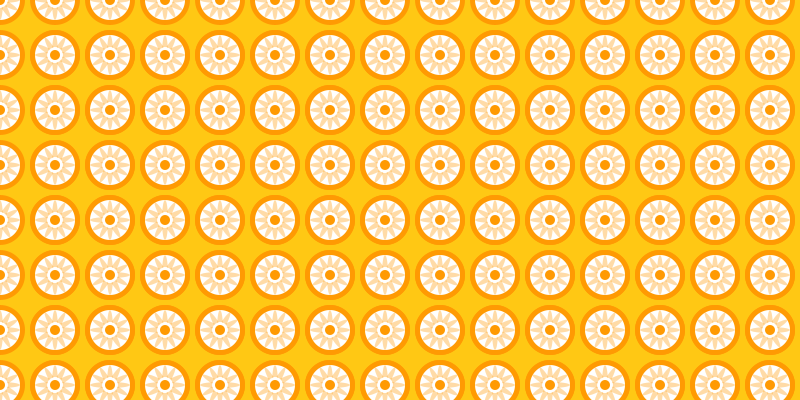
Frame 1 (no input)
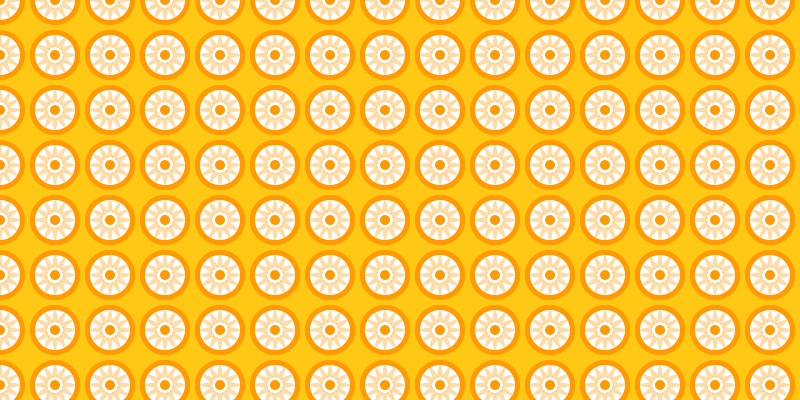
Frame 2 (the mouse pressed at the canvas centre, redrawn once)

The Processing sketch that drew these frames (run headless with seeded random() and noise(); the mouse was pressed at the canvas centre and the sketch redrawn once):

// Processing sketch: processing_24325
// ── processing_24325.pde

//import processing.pdf.*;

///////////////////////////////////////////////
/// Written by Jason Wang, 19th MAR 2011 ///
///////////////////////////////////////////////


int patternSeperationX = 55;
int patternSeperationY = 55;


void setup(){
  size(800,400);
  //beginRecord(PDF, "project142_pattern.pdf");
  background(255,200,20);
  smooth();
  noStroke();
   //stroke(0);
 noLoop();
  
  
  for(int i = 0; i < width/patternSeperationX+1; i++){
      for(int j = 0; j < height/patternSeperationY+1; j++){
        pushMatrix();
        translate(i*patternSeperationX, j*patternSeperationY);
        yourFunction();
        popMatrix();
      }
  }
  
}


void draw()
{
  fill(255,154,3); 
ellipse(0, 0, 50, 50);
fill(255);
ellipse(0, 0,40, 40);

  
  for(int c=0;c<12;c++){
pushMatrix();  
translate(0, 0);
fill(255,154,3,50);
rotate(radians(c*30));
ellipse(0, 0, 6, 40);
popMatrix();
  
fill(255); 
ellipse(0, 0, 15, 15);
fill(255,154,3); 
ellipse(0, 0, 10, 10);

}

    
  

//endRecord(); 





  
}


void yourFunction(){
  

fill(255,154,3); 
ellipse(55, 0, 50, 50);
fill(255);
ellipse(55, 0,40, 40);


for(int c=0;c<12;c++){
pushMatrix();  
translate(55, 0);
fill(255,154,3,50);
rotate(radians(c*30));
ellipse(0, 0, 6, 40);
popMatrix();


fill(255); 
ellipse(55, 0, 15, 15);
fill(255,154,3); 
ellipse(55, 0, 10, 10);



}
fill(255,154,3); 
ellipse(0, 55, 50, 50);
fill(255);
ellipse(0, 55,40, 40);

for(int c=0;c<12;c++){
pushMatrix();  
translate(0, 55);
fill(255,154,3,50);
rotate(radians(c*30));

ellipse(0, 0, 6, 40);
popMatrix();


fill(255); 
ellipse(0, 55, 15, 15);
fill(255,154,3); 
ellipse(0, 55, 10, 10);

}



}




  
  
  
